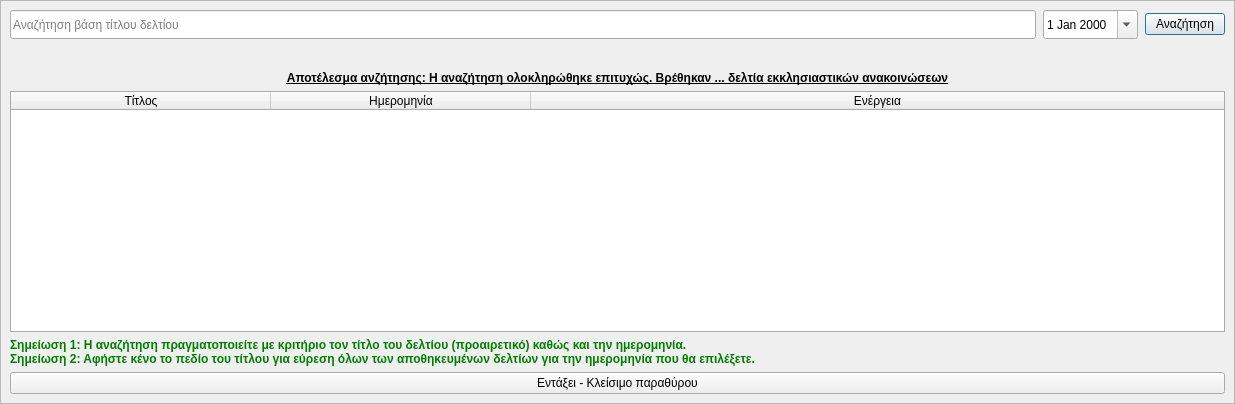
<?xml version="1.0" encoding="UTF-8"?>
<ui version="4.0">
 <class>Dialog</class>
 <widget class="QDialog" name="Dialog">
  <property name="geometry">
   <rect>
    <x>0</x>
    <y>0</y>
    <width>1235</width>
    <height>404</height>
   </rect>
  </property>
  <property name="windowTitle">
   <string>Εύρεση δελτίου εκκλησιαστικών ανακοινώσεων</string>
  </property>
  <property name="windowIcon">
   <iconset resource="../../../../icons.qrc">
    <normaloff>:/main-window/assets/images/main-window/search.png</normaloff>:/main-window/assets/images/main-window/search.png</iconset>
  </property>
  <layout class="QVBoxLayout" name="verticalLayout">
   <property name="leftMargin">
    <number>0</number>
   </property>
   <property name="topMargin">
    <number>0</number>
   </property>
   <property name="rightMargin">
    <number>0</number>
   </property>
   <property name="bottomMargin">
    <number>0</number>
   </property>
   <item>
    <widget class="QScrollArea" name="scrollArea">
     <property name="widgetResizable">
      <bool>true</bool>
     </property>
     <widget class="QWidget" name="scrollAreaWidgetContents">
      <property name="geometry">
       <rect>
        <x>0</x>
        <y>0</y>
        <width>1233</width>
        <height>402</height>
       </rect>
      </property>
      <property name="sizePolicy">
       <sizepolicy hsizetype="Ignored" vsizetype="Preferred">
        <horstretch>0</horstretch>
        <verstretch>0</verstretch>
       </sizepolicy>
      </property>
      <layout class="QGridLayout" name="gridLayout">
       <item row="0" column="0">
        <widget class="QFrame" name="frame">
         <property name="styleSheet">
          <string notr="true">QFrame{border:none;}</string>
         </property>
         <property name="frameShape">
          <enum>QFrame::StyledPanel</enum>
         </property>
         <property name="frameShadow">
          <enum>QFrame::Raised</enum>
         </property>
         <layout class="QHBoxLayout" name="horizontalLayout">
          <property name="spacing">
           <number>7</number>
          </property>
          <property name="leftMargin">
           <number>0</number>
          </property>
          <property name="topMargin">
           <number>0</number>
          </property>
          <property name="rightMargin">
           <number>0</number>
          </property>
          <property name="bottomMargin">
           <number>0</number>
          </property>
          <item>
           <widget class="QLineEdit" name="search_phrase">
            <property name="sizePolicy">
             <sizepolicy hsizetype="Expanding" vsizetype="Maximum">
              <horstretch>0</horstretch>
              <verstretch>0</verstretch>
             </sizepolicy>
            </property>
            <property name="minimumSize">
             <size>
              <width>0</width>
              <height>29</height>
             </size>
            </property>
            <property name="dragEnabled">
             <bool>true</bool>
            </property>
            <property name="placeholderText">
             <string>Αναζήτηση βάση τίτλου δελτίου</string>
            </property>
            <property name="clearButtonEnabled">
             <bool>true</bool>
            </property>
           </widget>
          </item>
          <item>
           <widget class="QDateEdit" name="date">
            <property name="sizePolicy">
             <sizepolicy hsizetype="Minimum" vsizetype="Maximum">
              <horstretch>0</horstretch>
              <verstretch>0</verstretch>
             </sizepolicy>
            </property>
            <property name="minimumSize">
             <size>
              <width>0</width>
              <height>29</height>
             </size>
            </property>
            <property name="calendarPopup">
             <bool>true</bool>
            </property>
           </widget>
          </item>
          <item>
           <widget class="QPushButton" name="search_button">
            <property name="sizePolicy">
             <sizepolicy hsizetype="Minimum" vsizetype="Maximum">
              <horstretch>0</horstretch>
              <verstretch>0</verstretch>
             </sizepolicy>
            </property>
            <property name="text">
             <string>Αναζήτηση</string>
            </property>
            <property name="icon">
             <iconset resource="../../../../icons.qrc">
              <normaloff>:/main-window/assets/images/main-window/search.png</normaloff>:/main-window/assets/images/main-window/search.png</iconset>
            </property>
           </widget>
          </item>
         </layout>
        </widget>
       </item>
       <item row="1" column="0">
        <widget class="QFrame" name="frame_2">
         <property name="styleSheet">
          <string notr="true">QFrame{border:none;}</string>
         </property>
         <property name="frameShape">
          <enum>QFrame::StyledPanel</enum>
         </property>
         <property name="frameShadow">
          <enum>QFrame::Raised</enum>
         </property>
         <layout class="QHBoxLayout" name="horizontalLayout_2">
          <property name="leftMargin">
           <number>0</number>
          </property>
          <property name="topMargin">
           <number>0</number>
          </property>
          <property name="rightMargin">
           <number>0</number>
          </property>
          <property name="bottomMargin">
           <number>0</number>
          </property>
          <item>
           <spacer name="horizontalSpacer_3">
            <property name="orientation">
             <enum>Qt::Horizontal</enum>
            </property>
            <property name="sizeHint" stdset="0">
             <size>
              <width>476</width>
              <height>20</height>
             </size>
            </property>
           </spacer>
          </item>
          <item>
           <widget class="QLabel" name="loading_label">
            <property name="minimumSize">
             <size>
              <width>220</width>
              <height>0</height>
             </size>
            </property>
            <property name="maximumSize">
             <size>
              <width>220</width>
              <height>16777215</height>
             </size>
            </property>
            <property name="whatsThis">
             <string>Κινούμενη αναπαράσταση που ενεργοποιείτε κατά την διάρκεια της αναζήτησης</string>
            </property>
            <property name="text">
             <string/>
            </property>
           </widget>
          </item>
          <item>
           <spacer name="horizontalSpacer_4">
            <property name="orientation">
             <enum>Qt::Horizontal</enum>
            </property>
            <property name="sizeHint" stdset="0">
             <size>
              <width>475</width>
              <height>20</height>
             </size>
            </property>
           </spacer>
          </item>
         </layout>
        </widget>
       </item>
       <item row="2" column="0">
        <widget class="QLabel" name="label_2">
         <property name="styleSheet">
          <string notr="true">QLabel{font-weight:bold;text-decoration:underline;}</string>
         </property>
         <property name="text">
          <string>Αποτέλεσμα ανζήτησης: Η αναζήτηση ολοκληρώθηκε επιτυχώς. Βρέθηκαν ... δελτία εκκλησιαστικών ανακοινώσεων</string>
         </property>
         <property name="alignment">
          <set>Qt::AlignCenter</set>
         </property>
        </widget>
       </item>
       <item row="3" column="0">
        <widget class="QTableWidget" name="table">
         <property name="styleSheet">
          <string notr="true">QTableWidget{border:1px solid #ABABAB;}</string>
         </property>
         <property name="editTriggers">
          <set>QAbstractItemView::NoEditTriggers</set>
         </property>
         <property name="alternatingRowColors">
          <bool>true</bool>
         </property>
         <property name="selectionMode">
          <enum>QAbstractItemView::SingleSelection</enum>
         </property>
         <property name="selectionBehavior">
          <enum>QAbstractItemView::SelectRows</enum>
         </property>
         <property name="sortingEnabled">
          <bool>false</bool>
         </property>
         <property name="rowCount">
          <number>0</number>
         </property>
         <attribute name="horizontalHeaderCascadingSectionResizes">
          <bool>false</bool>
         </attribute>
         <attribute name="horizontalHeaderMinimumSectionSize">
          <number>260</number>
         </attribute>
         <attribute name="horizontalHeaderHighlightSections">
          <bool>false</bool>
         </attribute>
         <attribute name="horizontalHeaderShowSortIndicator" stdset="0">
          <bool>false</bool>
         </attribute>
         <attribute name="horizontalHeaderStretchLastSection">
          <bool>true</bool>
         </attribute>
         <attribute name="verticalHeaderHighlightSections">
          <bool>false</bool>
         </attribute>
         <column>
          <property name="text">
           <string>Τίτλος</string>
          </property>
         </column>
         <column>
          <property name="text">
           <string>Ημερομηνία</string>
          </property>
         </column>
         <column>
          <property name="text">
           <string>Ενέργεια</string>
          </property>
         </column>
        </widget>
       </item>
       <item row="4" column="0">
        <widget class="QLabel" name="label">
         <property name="styleSheet">
          <string notr="true">QLabel{
	font-weight:bold;
	color:green;
}</string>
         </property>
         <property name="text">
          <string>Σημείωση 1: Η αναζήτηση πραγματοποιείτε με κριτήριο τον τίτλο του δελτίου (προαιρετικό) καθώς και την ημερομηνία.
Σημείωση 2: Αφήστε κένο το πεδίο του τίτλου για εύρεση όλων των αποθηκευμένων δελτίων για την ημερομηνία που θα επιλέξετε.</string>
         </property>
        </widget>
       </item>
       <item row="5" column="0">
        <widget class="QPushButton" name="ok">
         <property name="sizePolicy">
          <sizepolicy hsizetype="Minimum" vsizetype="Maximum">
           <horstretch>0</horstretch>
           <verstretch>0</verstretch>
          </sizepolicy>
         </property>
         <property name="text">
          <string>Εντάξει - Κλείσιμο παραθύρου</string>
         </property>
         <property name="icon">
          <iconset resource="../../../../icons.qrc">
           <normaloff>:/rest-windows/assets/images/rest-windows/ok.png</normaloff>:/rest-windows/assets/images/rest-windows/ok.png</iconset>
         </property>
        </widget>
       </item>
      </layout>
     </widget>
    </widget>
   </item>
  </layout>
 </widget>
 <tabstops>
  <tabstop>scrollArea</tabstop>
  <tabstop>search_phrase</tabstop>
  <tabstop>date</tabstop>
  <tabstop>search_button</tabstop>
  <tabstop>table</tabstop>
  <tabstop>ok</tabstop>
 </tabstops>
 <resources>
  <include location="../../../../icons.qrc"/>
 </resources>
 <connections/>
</ui>
